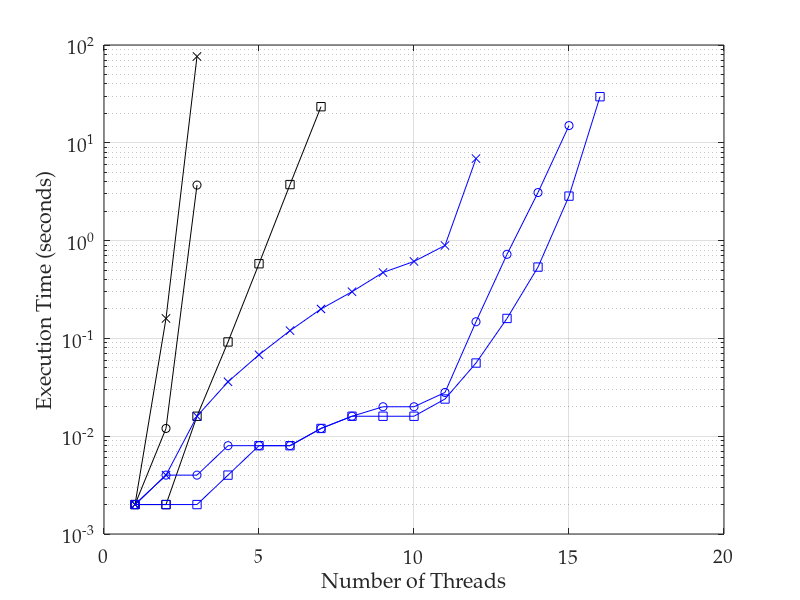

Write MATLAB code to recreate this figure. (Note: this script raises an error after producing the figure.)
%% importing data
transitions = dlmread('indexer_time_data.csv', ',', 1, 1);
ss = dlmread('ss.csv', ',', 0, 0);
% convert 0 values to NaNs, as these don't plot
transitions(transitions==0)=nan;
threads = [1:17];
ssthreads = [1:3];

%% plotting lines

semilogy(threads, transitions(:, 1), 'ko-')
hold on
semilogy(ssthreads, ss(:, 2), 'kx-')
semilogy(threads, transitions(:, 3), 'ks-')
semilogy(threads, transitions(:, 4), 'bo-')
semilogy(threads, transitions(:, 5), 'bx-')
semilogy(threads, transitions(:, 6), 'bs-')
hold off
grid on

%% adding axis labels
set(gca, 'FontName', 'Palatino Linotype', 'FontSize', 14);
xlabel('Number of Threads');
ylabel('Execution Time (seconds)')

%% output pdf file
h = figure(1);
h.Units = 'centimeters'; % set figure position to cm
h.Position([3:4]) = [17,12]; % resize figure
Plot2LaTeX( h, 'indexer_time_fig' )
